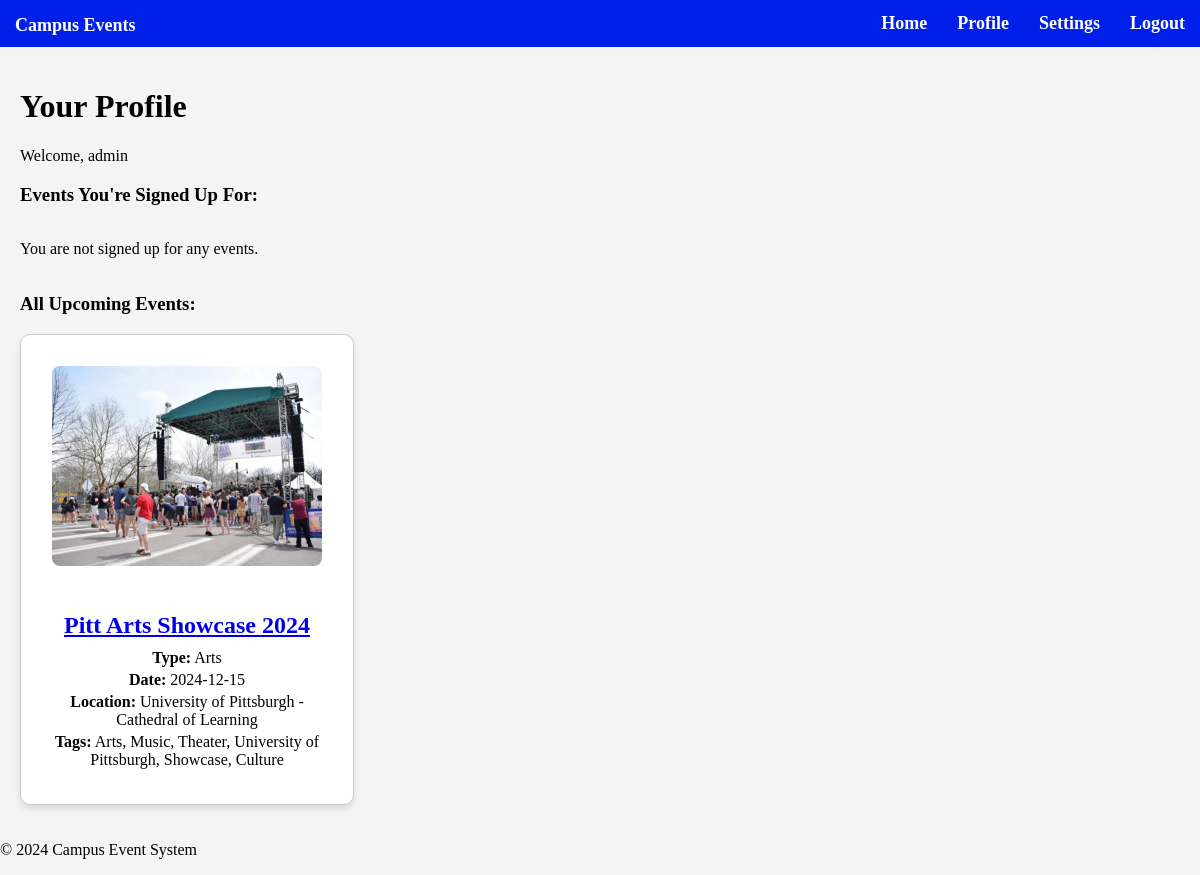
Screenshot of /profile (signed in) with the database file from the repository.
### tables this page shows
CREATE TABLE "events" (
    id INTEGER PRIMARY KEY AUTOINCREMENT,
    title TEXT NOT NULL,
    type TEXT NOT NULL,
    tags TEXT,
    organizer TEXT NOT NULL,  -- Make sure it's NOT NULL
    organizer_id INTEGER NOT NULL,  -- This is now a foreign key
    date TEXT NOT NULL,
    time TEXT NOT NULL,
    location TEXT NOT NULL,
    description TEXT,
    image_url TEXT,
    FOREIGN KEY (organizer_id) REFERENCES users(id)
);

### app.py (the view)
@app.route('/profile')
def profile():
    if 'user_id' not in session:
        flash('Please log in to access your profile.', 'warning')
        return redirect(url_for('login'))
    user_id = session['user_id']
    upcoming_events = query_db(
        "SELECT * FROM events WHERE id IN (SELECT event_id FROM signups WHERE user_id = ?) AND date >= DATE('now')",
        (user_id,)
    )
    all_upcoming_events = query_db(
        "SELECT * FROM events WHERE date >= DATE('now') ORDER BY date"
    )
    return render_template('profile.html', upcoming_events=upcoming_events, all_upcoming_events=all_upcoming_events)

### database.py (called while the page is built)
def query_db(query, args=(), one=False):
    conn = sqlite3.connect(DATABASE)
    conn.row_factory = sqlite3.Row  # Allows column access by name
    cursor = conn.cursor()
    cursor.execute(query, args)
    result = cursor.fetchall()
    conn.close()
    return (result[0] if result else None) if one else result

### templates/profile.html (shortened to what this page needs)
{% extends "base.html" %}
{% block content %}
<h1>Your Profile</h1>
<p>Welcome, {{ session.get('role', 'user') }}</p>
<h3>Events You're Signed Up For:</h3>
<div class="event-container">
    {% for event in upcoming_events %}
    <div class="event-card">
        <div class="event-details">
            <img src="{{ url_for('static', filename=event.image_url if event.image_url else 'uploads/default_placeholder.jpg') }}" alt="{{ event.title }}">
            <h2><a href="{{ url_for('event_detail', event_id=event.id) }}">{{ event.title }}</a></h2>
            <p><strong>Type:</strong> {{ event.type }}</p>
            <p><strong>Date:</strong> {{ event.date }}</p>
            <p><strong>Location:</strong> {{ event.location }}</p>
            {% if event.tags %}
                <p><strong>Tags:</strong> {{ event.tags }}</p>
                <form method="POST" action="{{ url_for('cancel_signup', event_id=event.id) }}">
                <button type="submit" class="btn btn-danger">Cancel Signup</button>
            {% endif %}
        </div>
    </div>
    {% else %}
        <p>You are not signed up for any events.</p>
    {% endfor %}
</div>
<h3>All Upcoming Events:</h3>
<div class="event-container">
    {% for event in all_upcoming_events %}
    <div class="event-card">
        <div class="event-details">
            <img src="{{ url_for('static', filename=event.image_url) if event.image_url else url_for('static', filename='uploads/default_placeholder.jpg') }}" alt="{{ event.title }}">
            <h2><a href="{{ url_for('event_detail', event_id=event.id) }}">{{ event.title }}</a></h2>
            <p><strong>Type:</strong> {{ event.type }}</p>
            <p><strong>Date:</strong> {{ event.date }}</p>
            <p><strong>Location:</strong> {{ event.location }}</p>
            {% if event.tags %}
                <p><strong>Tags:</strong> {{ event.tags }}</p>
            {% endif %}
        </div>
    </div>
    {% else %}
        <p>No upcoming events found.</p>
    {% endfor %}
</div>
{% endblock %}

### static/styles.css (style rules this page uses)
body { font-family: Serif, Didot; margin: 0; padding: 0; background-color: #f4f4f4; }
.event-container { display: flex; flex-wrap: wrap; justify-content: space-around; gap: 20px; }
.event-card { border: 1px solid #ccc; border-radius: 8px; padding: 16px; width: 300px; box-shadow: 0 2px 5px rgba(0, 0, 0, 0.1); text-align: center; background-color: #f9f9f9; transition: transform 0.3s ease; }
.event-card img { max-width: 100%; height: auto; border-radius: 8px; margin-bottom: 12px; }
.event-details p { font-size: 1rem; margin: 4px 0; }
.event-card h2 { font-size: 1.5rem; font-weight: bold; margin-bottom: 10px; }
h2 { margin-top: 30px; font-size: 1.8rem; color: #333; }
.event-container { display: flex; flex-wrap: wrap; gap: 20px; justify-content: flex-start; }
.event-card { width: 300px; background-color: #fff; border-radius: 10px; box-shadow: 0 4px 6px rgba(0, 0, 0, 0.1); overflow: hidden; }
.event-card img { width: 100%; height: 200px; object-fit: cover; }
.event-details { padding: 15px; }

### rows the page displays
events: image_url (picture), title "Pitt Arts Showcase 2024", type "Arts", date "2024-12-15", location "University of Pittsburgh - Cathedral of Learning", tags "Arts, Music, Theater, University of Pittsburgh, Showcase, Culture"

### other values shown
{{ session.get('role', 'user') }} "admin"
